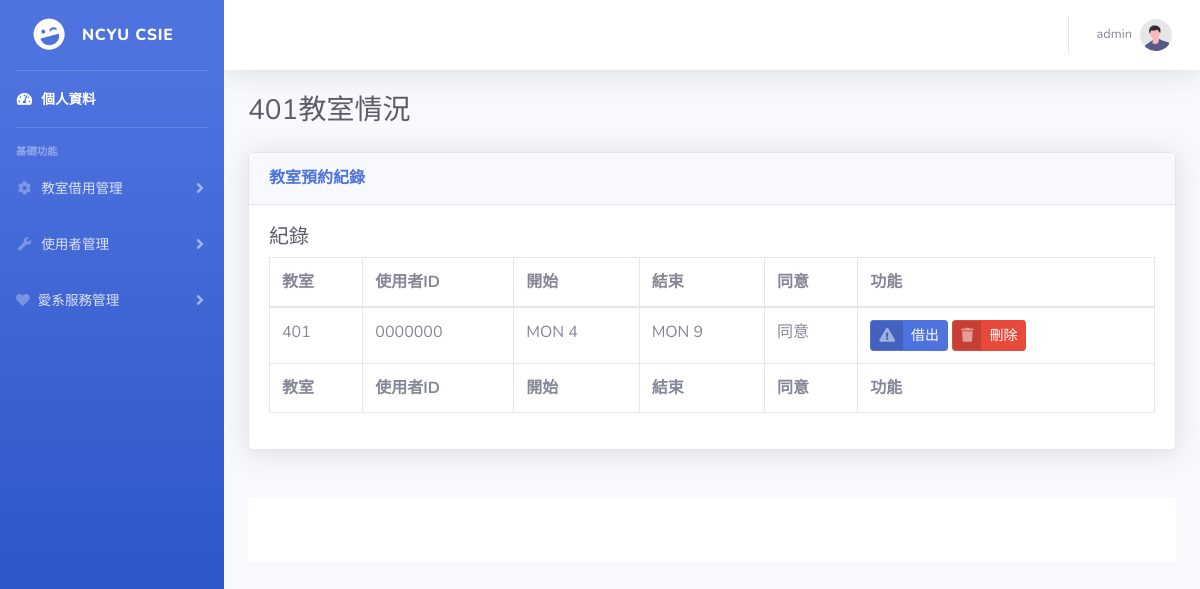
Page /admin/lend.php?class=401 (signed in) on the committed database.
### tables this page shows
CREATE TABLE `borrow` (
  `classID` varchar(3) NOT NULL,
  `userID` varchar(7) NOT NULL,
  `itemID` varchar(5) NOT NULL,
  `beginTime` varchar(5) DEFAULT NULL,
  `expireTime` varchar(5) DEFAULT NULL,
  `agree` tinyint(1) DEFAULT 0
);

### admin/lend.php (the view, shortened to what this page needs)
<?php
    if (isset($_SESSION['user'])) {
        $user = $_SESSION['user'];
    }
    else{
        http_response_code(403);
        die('<h1>403 Forbidden</h1>
            <hr>
            <p>您沒辦法進入此頁面喔</p>
        ');
    }
?>
<?php
    $mysql = new mysqli("localhost", "root", "123456");
    $mysql->select_db("ncyucsie");
?>
<!DOCTYPE html>
<html lang="zh-Hant-TW">
<head>
    <?php
        if (isset($_GET['class'])) {
            $class = $_GET['class'];
            if($class=="All"){
                $sql = "SELECT classID,userID,beginTime,expireTime,agree FROM borrow ";
                $result = $mysql->query($sql);
            }
            else{
                $sql = "SELECT classID,userID,beginTime,expireTime,agree FROM borrow Where classID = '$class'";
                $result = $mysql->query($sql);
            }
        }
    ?>
    <link href="../vendor/fontawesome-free/css/all.min.css" rel="stylesheet" type="text/css">
    <link href="../css/sb-admin-2.min.css" rel="stylesheet">
</head>
<body id="page-top">
    <div id="wrapper">
        <ul class="navbar-nav bg-gradient-primary sidebar sidebar-dark accordion" id="accordionSidebar">
            <a class="sidebar-brand d-flex align-items-center justify-content-center" href="personalInfo.php">
                <div class="sidebar-brand-icon rotate-n-15">
                    <i class="fas fa-laugh-wink"></i>
                </div>
                <div class="sidebar-brand-text mx-3">NCYU CSIE</div>
            </a>
            <hr class="sidebar-divider my-0">
            <li class="nav-item active">
                <a class="nav-link" href="personalInfo.php">
                    <i class="fas fa-fw fa-tachometer-alt"></i>
                    <span>個人資料</span></a>
            </li>
            <hr class="sidebar-divider">
            <div class="sidebar-heading">
                基礎功能
            </div>
            <li class="nav-item">
                <a class="nav-link collapsed" href="#" data-toggle="collapse" data-target="#collapseTwo"
                    aria-expanded="true" aria-controls="collapseTwo">
                    <i class="fas fa-fw fa-cog"></i>
                    <span>教室借用管理</span>
                </a>
            </li>
            <li class="nav-item">
                <a class="nav-link collapsed" href="#" data-toggle="collapse" data-target="#collapseUtilities"
                    aria-expanded="true" aria-controls="collapseUtilities">
                    <i class="fas fa-fw fa-wrench"></i>
                    <span>使用者管理</span>
                </a>
            </li>
            <li class="nav-item">
                <a class="nav-link collapsed" href="#" data-toggle="collapse" data-target="#service"
                    aria-expanded="true" aria-controls="collapseUtilities1">
                    <i class="fas fa-heart"></i>
                    <span>愛系服務管理</span>
                </a>
            </li>
        </ul>
        <div id="content-wrapper" class="d-flex flex-column">
            <div id="content">
                <nav class="navbar navbar-expand navbar-light bg-white topbar mb-4 static-top shadow">
                    <ul class="navbar-nav ml-auto">
                        <li class="nav-item dropdown no-arrow">
                            <a class="nav-link dropdown-toggle" href="#" id="userDropdown" role="button"
                                data-toggle="dropdown" aria-haspopup="true" aria-expanded="false">
                                <span class="mr-2 d-none d-lg-inline text-gray-600 small"><?=$user->name?></span>
                                <img class="img-profile rounded-circle"
                                    src="../img/undraw_profile.svg">
                            </a>
                        </li>
                    </ul>
                </nav>
                <div class="container-fluid">
                    <div class="d-sm-flex align-items-center justify-content-between mb-4">
                        <h1 class="h3 mb-0 text-gray-800"><?php print $class?>教室情況</h1>
                    </div>
                    <div class="row">
                        <div class="col-lg-12 mb-4">
                        <div class="card shadow mb-4">
                        <div class="card-header py-3">
                            <h6 class="m-0 font-weight-bold text-primary">教室預約紀錄</h6>
                        </div>
                        <div class="card-body">
                            <h5 class="h5 mb-2 text-gray-800">紀錄</h5>
                            <div class="table-responsive">
                                <table class="table table-bordered" id="dataTable" width="100%" cellspacing="0">
                                    <thead>
                                        <tr>
                                            <th>教室</th>
                                            <th>使用者ID</th>
                                            <th>開始</th>
                                            <th>結束</th>
                                            <th>同意</th>
                                            <th>功能</th>
                                        </tr>
                                    </thead>
                                    <tfoot>
                                        <tr>
                                            <th>教室</th>
                                            <th>使用者ID</th>
                                            <th>開始</th>
                                            <th>結束</th>
                                            <th>同意</th>
                                            <th>功能</th>
                                        </tr>
                                    </tfoot>
                                    <tbody>
                                        <?php
                                            while ($row = $result->fetch_assoc()) {
                                                print "<tr>";
                                                print "<td>".$row['classID']."</td>";
                                                print "<td>".$row['userID']."</td>";
                                                print "<td>".$row['beginTime']."</td>";
                                                print "<td>".$row['expireTime']."</td>";
                                                print "<td>".($row['agree']==1?"同意":"不同意")."</td>";
                                                $classID= $row['classID'];
                                                $userID = $row['userID'];
                                                $start  = $row['beginTime'];
                                                echo "<td>".
                                                        "<a href='borrow.php?class=$classID&userID=$userID&start=$start&page=$class' class='btn btn-primary btn-icon-split btn-sm'>".
                                                            "<span class='icon text-white-50'>".
                                                                "<i class='fas fa-exclamation-triangle'></i>".
                                                            "</span>".
                                                            "<span class='text'>借出</span>".
                                                        "</a>"." ".
                                                        "<a href='delete.php?class=$classID&userID=$userID&start=$start&page=$class' class='btn btn-danger btn-icon-split btn-sm'>".
                                                            "<span class='icon text-white-50'>".
                                                                "<i class='fas fa-trash'></i>".
                                                            "</span>".
                                                            "<span class='text'>刪除</span>".
                                                        "</a>".
                                                    "</td>";
                                                    print "</tr>";
                                            }
                                        ?>
                                    </tbody>
                                </table>
                            </div>
                        </div>
                    </div>
                </div>
            </div>
            <footer class="sticky-footer bg-white">
            </footer>
        </div>
    </div>
</body>
</html>

### rows in the picture
borrow: classID "401", userID "0000000", beginTime "MON 4", expireTime "MON 9", agree "同意"

### other values in the picture
$user->name "admin"
$class "401"
